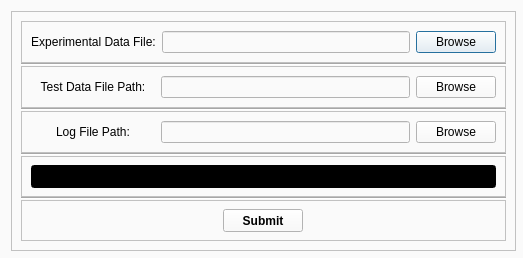
<?xml version="1.0" encoding="UTF-8"?>
<ui version="4.0">
 <class>TestWindow</class>
 <widget class="QDialog" name="TestWindow">
  <property name="geometry">
   <rect>
    <x>0</x>
    <y>0</y>
    <width>523</width>
    <height>258</height>
   </rect>
  </property>
  <property name="sizePolicy">
   <sizepolicy hsizetype="Fixed" vsizetype="Fixed">
    <horstretch>0</horstretch>
    <verstretch>0</verstretch>
   </sizepolicy>
  </property>
  <property name="minimumSize">
   <size>
    <width>523</width>
    <height>258</height>
   </size>
  </property>
  <property name="maximumSize">
   <size>
    <width>523</width>
    <height>258</height>
   </size>
  </property>
  <property name="windowTitle">
   <string>Dialog</string>
  </property>
  <property name="styleSheet">
   <string notr="true">background-color: rgb(250, 250, 250);</string>
  </property>
  <layout class="QVBoxLayout" name="verticalLayout">
   <item>
    <widget class="QFrame" name="frame">
     <property name="sizePolicy">
      <sizepolicy hsizetype="Expanding" vsizetype="Expanding">
       <horstretch>0</horstretch>
       <verstretch>0</verstretch>
      </sizepolicy>
     </property>
     <property name="minimumSize">
      <size>
       <width>505</width>
       <height>240</height>
      </size>
     </property>
     <property name="maximumSize">
      <size>
       <width>505</width>
       <height>240</height>
      </size>
     </property>
     <property name="styleSheet">
      <string notr="true">background-color: rgb(250, 250, 250);</string>
     </property>
     <property name="frameShape">
      <enum>QFrame::StyledPanel</enum>
     </property>
     <property name="frameShadow">
      <enum>QFrame::Raised</enum>
     </property>
     <layout class="QVBoxLayout" name="verticalLayout_2">
      <property name="spacing">
       <number>0</number>
      </property>
      <item>
       <widget class="QFrame" name="frame_2">
        <property name="sizePolicy">
         <sizepolicy hsizetype="Expanding" vsizetype="Expanding">
          <horstretch>0</horstretch>
          <verstretch>1</verstretch>
         </sizepolicy>
        </property>
        <property name="frameShape">
         <enum>QFrame::StyledPanel</enum>
        </property>
        <property name="frameShadow">
         <enum>QFrame::Raised</enum>
        </property>
        <layout class="QHBoxLayout" name="horizontalLayout">
         <property name="topMargin">
          <number>9</number>
         </property>
         <property name="bottomMargin">
          <number>9</number>
         </property>
         <item>
          <widget class="QLabel" name="expLabel">
           <property name="sizePolicy">
            <sizepolicy hsizetype="Expanding" vsizetype="Expanding">
             <horstretch>4</horstretch>
             <verstretch>0</verstretch>
            </sizepolicy>
           </property>
           <property name="styleSheet">
            <string notr="true"/>
           </property>
           <property name="text">
            <string>Experimental Data File:</string>
           </property>
           <property name="alignment">
            <set>Qt::AlignCenter</set>
           </property>
          </widget>
         </item>
         <item>
          <widget class="QLineEdit" name="expLineEdit">
           <property name="sizePolicy">
            <sizepolicy hsizetype="Expanding" vsizetype="Expanding">
             <horstretch>8</horstretch>
             <verstretch>0</verstretch>
            </sizepolicy>
           </property>
           <property name="styleSheet">
            <string notr="true"/>
           </property>
          </widget>
         </item>
         <item>
          <widget class="QPushButton" name="expPushButton">
           <property name="sizePolicy">
            <sizepolicy hsizetype="Expanding" vsizetype="Expanding">
             <horstretch>2</horstretch>
             <verstretch>0</verstretch>
            </sizepolicy>
           </property>
           <property name="styleSheet">
            <string notr="true"/>
           </property>
           <property name="text">
            <string>Browse</string>
           </property>
          </widget>
         </item>
        </layout>
       </widget>
      </item>
      <item>
       <widget class="Line" name="line">
        <property name="orientation">
         <enum>Qt::Horizontal</enum>
        </property>
       </widget>
      </item>
      <item>
       <widget class="QFrame" name="frame_3">
        <property name="sizePolicy">
         <sizepolicy hsizetype="Expanding" vsizetype="Expanding">
          <horstretch>0</horstretch>
          <verstretch>1</verstretch>
         </sizepolicy>
        </property>
        <property name="frameShape">
         <enum>QFrame::StyledPanel</enum>
        </property>
        <property name="frameShadow">
         <enum>QFrame::Raised</enum>
        </property>
        <layout class="QHBoxLayout" name="horizontalLayout_2">
         <property name="topMargin">
          <number>9</number>
         </property>
         <property name="bottomMargin">
          <number>9</number>
         </property>
         <item>
          <widget class="QLabel" name="testLabel">
           <property name="sizePolicy">
            <sizepolicy hsizetype="Expanding" vsizetype="Expanding">
             <horstretch>4</horstretch>
             <verstretch>0</verstretch>
            </sizepolicy>
           </property>
           <property name="styleSheet">
            <string notr="true"/>
           </property>
           <property name="text">
            <string>Test Data File Path:</string>
           </property>
           <property name="alignment">
            <set>Qt::AlignCenter</set>
           </property>
          </widget>
         </item>
         <item>
          <widget class="QLineEdit" name="testLineEdit">
           <property name="sizePolicy">
            <sizepolicy hsizetype="Expanding" vsizetype="Expanding">
             <horstretch>8</horstretch>
             <verstretch>0</verstretch>
            </sizepolicy>
           </property>
           <property name="styleSheet">
            <string notr="true"/>
           </property>
          </widget>
         </item>
         <item>
          <widget class="QPushButton" name="testPushButton">
           <property name="sizePolicy">
            <sizepolicy hsizetype="Expanding" vsizetype="Expanding">
             <horstretch>2</horstretch>
             <verstretch>0</verstretch>
            </sizepolicy>
           </property>
           <property name="styleSheet">
            <string notr="true"/>
           </property>
           <property name="text">
            <string>Browse</string>
           </property>
          </widget>
         </item>
        </layout>
       </widget>
      </item>
      <item>
       <widget class="Line" name="line_2">
        <property name="orientation">
         <enum>Qt::Horizontal</enum>
        </property>
       </widget>
      </item>
      <item>
       <widget class="QFrame" name="frame_6">
        <property name="sizePolicy">
         <sizepolicy hsizetype="Expanding" vsizetype="Expanding">
          <horstretch>0</horstretch>
          <verstretch>1</verstretch>
         </sizepolicy>
        </property>
        <property name="frameShape">
         <enum>QFrame::StyledPanel</enum>
        </property>
        <property name="frameShadow">
         <enum>QFrame::Raised</enum>
        </property>
        <layout class="QHBoxLayout" name="horizontalLayout_5">
         <item>
          <widget class="QLabel" name="logLabel">
           <property name="sizePolicy">
            <sizepolicy hsizetype="Expanding" vsizetype="Expanding">
             <horstretch>4</horstretch>
             <verstretch>0</verstretch>
            </sizepolicy>
           </property>
           <property name="styleSheet">
            <string notr="true"/>
           </property>
           <property name="text">
            <string>Log File Path:</string>
           </property>
           <property name="alignment">
            <set>Qt::AlignCenter</set>
           </property>
          </widget>
         </item>
         <item>
          <widget class="QLineEdit" name="logLineEdit">
           <property name="sizePolicy">
            <sizepolicy hsizetype="Expanding" vsizetype="Expanding">
             <horstretch>8</horstretch>
             <verstretch>0</verstretch>
            </sizepolicy>
           </property>
           <property name="styleSheet">
            <string notr="true"/>
           </property>
          </widget>
         </item>
         <item>
          <widget class="QPushButton" name="logPushButton">
           <property name="sizePolicy">
            <sizepolicy hsizetype="Expanding" vsizetype="Expanding">
             <horstretch>2</horstretch>
             <verstretch>0</verstretch>
            </sizepolicy>
           </property>
           <property name="styleSheet">
            <string notr="true"/>
           </property>
           <property name="text">
            <string>Browse</string>
           </property>
          </widget>
         </item>
        </layout>
       </widget>
      </item>
      <item>
       <widget class="Line" name="line_3">
        <property name="orientation">
         <enum>Qt::Horizontal</enum>
        </property>
       </widget>
      </item>
      <item>
       <widget class="QFrame" name="frame_4">
        <property name="sizePolicy">
         <sizepolicy hsizetype="Expanding" vsizetype="Expanding">
          <horstretch>0</horstretch>
          <verstretch>1</verstretch>
         </sizepolicy>
        </property>
        <property name="frameShape">
         <enum>QFrame::StyledPanel</enum>
        </property>
        <property name="frameShadow">
         <enum>QFrame::Raised</enum>
        </property>
        <layout class="QHBoxLayout" name="horizontalLayout_3">
         <property name="topMargin">
          <number>8</number>
         </property>
         <property name="bottomMargin">
          <number>8</number>
         </property>
         <item>
          <widget class="QLineEdit" name="testLogViewer">
           <property name="sizePolicy">
            <sizepolicy hsizetype="Expanding" vsizetype="Expanding">
             <horstretch>0</horstretch>
             <verstretch>0</verstretch>
            </sizepolicy>
           </property>
           <property name="styleSheet">
            <string notr="true">background-color: rgb(0, 0, 0);
color: rgb(255, 255, 255);</string>
           </property>
           <property name="readOnly">
            <bool>true</bool>
           </property>
          </widget>
         </item>
        </layout>
       </widget>
      </item>
      <item>
       <widget class="Line" name="line_4">
        <property name="orientation">
         <enum>Qt::Horizontal</enum>
        </property>
       </widget>
      </item>
      <item>
       <widget class="QFrame" name="frame_5">
        <property name="sizePolicy">
         <sizepolicy hsizetype="Expanding" vsizetype="Expanding">
          <horstretch>0</horstretch>
          <verstretch>1</verstretch>
         </sizepolicy>
        </property>
        <property name="minimumSize">
         <size>
          <width>0</width>
          <height>0</height>
         </size>
        </property>
        <property name="maximumSize">
         <size>
          <width>16777215</width>
          <height>16777215</height>
         </size>
        </property>
        <property name="frameShape">
         <enum>QFrame::StyledPanel</enum>
        </property>
        <property name="frameShadow">
         <enum>QFrame::Raised</enum>
        </property>
        <layout class="QHBoxLayout" name="horizontalLayout_4">
         <property name="topMargin">
          <number>8</number>
         </property>
         <property name="bottomMargin">
          <number>8</number>
         </property>
         <item>
          <widget class="QPushButton" name="testSubmitButton">
           <property name="sizePolicy">
            <sizepolicy hsizetype="Expanding" vsizetype="Expanding">
             <horstretch>0</horstretch>
             <verstretch>0</verstretch>
            </sizepolicy>
           </property>
           <property name="minimumSize">
            <size>
             <width>80</width>
             <height>0</height>
            </size>
           </property>
           <property name="maximumSize">
            <size>
             <width>80</width>
             <height>16777215</height>
            </size>
           </property>
           <property name="font">
            <font>
             <weight>75</weight>
             <bold>true</bold>
            </font>
           </property>
           <property name="styleSheet">
            <string notr="true"/>
           </property>
           <property name="text">
            <string>Submit</string>
           </property>
          </widget>
         </item>
        </layout>
       </widget>
      </item>
     </layout>
    </widget>
   </item>
  </layout>
 </widget>
 <resources/>
 <connections/>
</ui>
